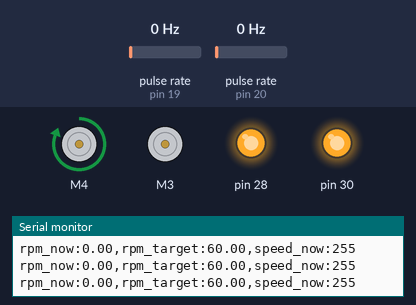
The sketch below on a simulated Arduino Mega 2560, built with avr-gcc and run on an emulated ATmega2560. Shown: 2 × DC motor (green arrow = forward, orange = backward, longer = faster), output pins drawn as LEDs (lit = HIGH), the last lines printed to the serial monitor. Wiring (inferred from the names in the program): 2 × pulse sensor: data pin 19 / data pin 20. Inputs (shaded band) come from the test bench; at power-on: pulse rate (sensors on pin 20, pin 19) 0 Hz.

Above: at 1.2 s.
1.3 s: pulse rate (sensor on pin 20) set to 50 Hz
At 2.7 s:
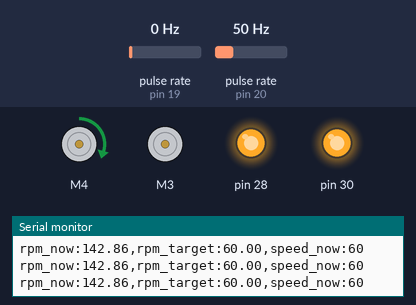
3.0 s: pulse rate (sensor on pin 20) set to 4 Hz
At 3.23 s:
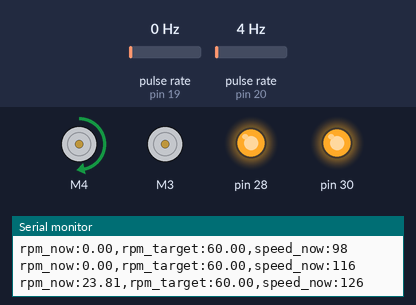
5.0 s: pulse rate (sensor on pin 20) set to 100 Hz
At 6.3 s:
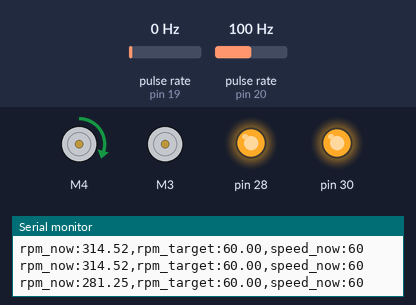
6.6 s: pulse rate (sensor on pin 19) set to 50 Hz
Timing chart, 0 to 9.6 s (numbered marks = the images above; inputs shaded):
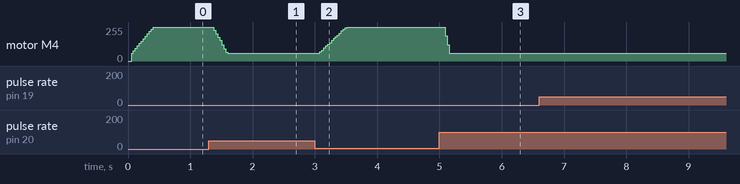

The sketch:

TestUno.ino
```cpp
#include "MotorHandle.hpp"
#include "EncoderHandle.hpp"

#define kp 0.3
#define ki 0.0
#define kd 0.0
#define motorUpdateInterval 250
#define pinEncoderL       20     // Pino do enconder
#define pinEncoderR       19     // Pino do enconder
#define numEncoderHoles   20
#define pinMotorR 3
#define pinMotorL 4

EncoderHandle encoderL;
EncoderHandle encoderR;
MotorHandle motorL(pinMotorL);
MotorHandle motorR(pinMotorR);

void IncrementCounter_encoderL()
{
  encoderL.IncrementCounter();
}
void IncrementCounter_encoderR()
{
  encoderR.IncrementCounter();
}

void setup() {
  Serial.begin(57600);

  // Alimentacao 5V
  pinMode(28, OUTPUT);
  pinMode(30, OUTPUT);
  digitalWrite(28, HIGH);
  digitalWrite(30, HIGH);

  pinMode(pinEncoderL, INPUT_PULLUP);
  pinMode(pinEncoderR, INPUT_PULLUP);
  attachInterrupt(digitalPinToInterrupt(pinEncoderL), IncrementCounter_encoderL, CHANGE);
  attachInterrupt(digitalPinToInterrupt(pinEncoderR), IncrementCounter_encoderR, CHANGE);

  motorL.motor.run(FORWARD);
  motorL.motor.setSpeed(0);
  motorL.SetTargetRPM(60);

  motorR.motor.run(FORWARD);
  motorR.motor.setSpeed(0);
  motorR.SetTargetRPM(60);

  delay(25);

  encoderL.ResetCounter();
  encoderR.ResetCounter();
}

void loop() {
  delay(30);

  // Lento
  if (encoderL.Update() == true) {

  }
  motorL.UpdatePID(encoderL.GetRPM(), kp, ki, kd);
  motorL.UpdateSpeed();

  // // Lento
  // if (encoderR.Update() == true) {

  // }
  // motorR.UpdatePID(encoderR.GetRPM(), kp, ki, kd);
  // motorR.UpdateSpeed();

  // Rápido
  // encoderL.Update();
  // motorL.UpdatePID(encoderL.GetRPM(), kp, ki, kd);
  // motorL.UpdateSpeed();

  // encoderR.Update();
  // motorR.Update(encoderR.GetRPM());
}
```

EncoderHandle.hpp
```cpp
#ifndef ENCODER_HPP
#define ENCODER_HPP

/* Classe para encoders ópticos */
class EncoderHandle {
  // Constante
  int numHoles      = 20;

  // Variáveis usadas no incremento do contador (microssegundos)
  unsigned int  counter         = 0;
  unsigned long t_inc_last      = 0;
  unsigned long t_inc_interval  = 5000;
  unsigned long dt_inc          = 0;

  // Variáveis usadas para atualizar velocidade do motor (milissegundos)
  unsigned long t_update_last     = 0;
  unsigned long t_update_interval = 500;
  double rpm = 0.0;

  public:
    // Incrementa o contador e adiciona o tempo decorrido ao dt_inc
    void IncrementCounter()
    {
      unsigned long t_now = micros();
      unsigned long dt = t_now - t_inc_last;
      if (dt >= t_inc_interval) {
        t_inc_last = t_now;
        dt_inc = dt_inc + dt;
        counter++;
        // Serial.print("counter: ");
        // Serial.print(counter);
        // Serial.print(", ");
        // Serial.print("dt_inc [ms]: ");
        // Serial.print(dt_inc/1000.0);
        // Serial.print(", ");
        // Serial.print("dt [ms]: ");
        // Serial.println(dt/1000.0);
      }
    }

    // Reseta o contador e o dt_inc
    void ResetCounter()
    {
      dt_inc = 0;
      counter = 0;
    }

    // Atualiza o RPM do motor, resetando o contador
    boolean Update()
    {
      // Rapido
      t_update_interval = 50;

      // Lento
      // if (rpm <= 20)
      //   t_update_interval = 100;
      // else if (rpm <= 120)
      //   t_update_interval = 500;
      // else if (rpm <= 220)
      //   t_update_interval = 250;
      // else
      //   t_update_interval = 250;

      unsigned long t_now = millis();
      unsigned long dt = t_now - t_update_last;
      if (dt >= t_update_interval) {
        t_update_last = t_now;
        rpm = counter*0.5;        // Qtd de espaços a roda percorreu
        rpm = rpm / numHoles; // Qtd de rotações completas feitas
        rpm = rpm / dt;       // Rotação por ms
        rpm = rpm * 1000;     // RPS
        rpm = rpm * 60;       // RPM
        ResetCounter();
        // Log();
        return true;
      }
      return false;
    }

    // Retorna o RPM
    float GetRPM()
    {
      return rpm;
    }

    // Printa log
    void Log()
    {
      Serial.print("rpm:");
      Serial.print(rpm);
      Serial.print(",");
      Serial.print("t_update_interval:");
      Serial.println(t_update_interval);
    }
};

#endif
```

MotorHandle.hpp
```cpp
#ifndef MOTOR_HPP
#define MOTOR_HPP

#include <AFMotor.h> // Adafruit Motor shield library (af_motor)

/* Classe para motor */
class MotorHandle {
  // Variáveis de RPM
  double rpm_now         = 0;
  double rpm_last        = 0;
  double rpm_target      = 0;
  double rpm_error_now   = 0;
  double rpm_error_last  = 0;

  // Variáveis de velocidade do motor
  int speed_now           = 0;
  int speed_last          = 0;

  // Fator de correção da velocidade (output do PID)
  double fspeed_correction = 0.0;

  double output_i = 0.0;

  // Variáveis de tempo (milissegundos)
  unsigned long t_last = 0;
  unsigned long t_update_interval = 100;

  public:
    // Objeto do motor
    AF_DCMotor motor;

    // Inicialização
    MotorHandle(int pin) : motor(pin)
    {
      // Nada
    }

    // Atualiza as variáveis do PID
    void UpdatePID(double _rpm_now, double kp, double ki, double kd)
    {
      unsigned long t_now = millis();
      double dt = t_now - t_last;
      t_last = t_now;

      rpm_last = rpm_now;
      rpm_now = _rpm_now;
      rpm_error_last = rpm_error_now;
      rpm_error_now = rpm_target - rpm_now;

      double output_p = kp * rpm_error_now;
      double output_d = kd * (rpm_error_now - rpm_error_last) / (dt*1000.0*60.0);
      output_i = ki * (output_i + (rpm_error_now * dt));
      fspeed_correction = output_p + output_d + output_i;
      speed_now = speed_now + fspeed_correction;

      speed_now = min(speed_now, 255);
      speed_now = max(speed_now, 60);

      Log();
    }

    // Atualiza a velocidade do motor
    void UpdateSpeed()
    {
      if (speed_now != speed_last) {
        speed_last = speed_now;
        motor.setSpeed(speed_now);
      }
    }

    // Define o RPM alvo
    void SetTargetRPM(float target)
    {
      rpm_target = target;
    }

    // Printa log
    void Log()
    {

      Serial.print("rpm_now:");
      Serial.print(rpm_now);
      Serial.print(",");
      Serial.print("rpm_target:");
      Serial.print(rpm_target);
      Serial.print(",");
      // Serial.print("t_update_interval: ");
      // Serial.print(t_update_interval);
      // Serial.print(",");
      // Serial.print("rpm_last:");
      // Serial.print(rpm_last);
      // Serial.print(",");
      // Serial.print("rpm_target:");
      // Serial.print(rpm_target);
      // Serial.print(",");
      // Serial.print("rpm_error_now:");
      // Serial.print(rpm_error_now);
      // Serial.print(",");
      // Serial.print("rpm_error_last:");
      // Serial.print(rpm_error_last);
      // Serial.print(",");
      // Serial.print("fspeed_correction:");
      // Serial.print(fspeed_correction);
      // Serial.print(",");
      Serial.print("speed_now:");
      Serial.println(speed_now);
    }
};

#endif
```

Measured:
- after the input at 1.3 s, motor M4: forward 255/255 → forward 60/255 after 0.08 s
- after the input at 3.0 s, motor M4: moves from forward 60/255 to forward 255/255 over 0.44 s, starting after 0.08 s
- after the input at 5.0 s, motor M4: forward 255/255 → forward 60/255 after 0.09 s
